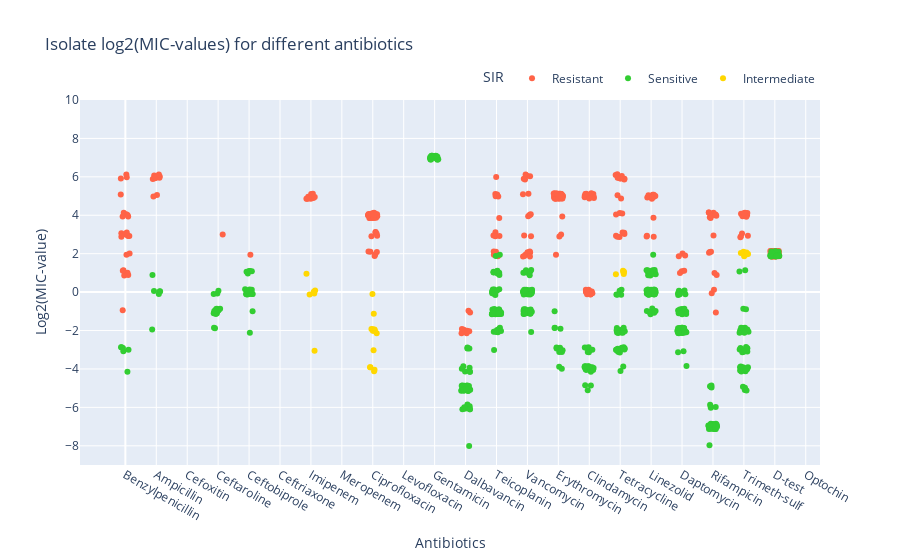

Here is the notebook cell this chart was saved with:
### Code cell
def main():
    # Load files
    chosen_isolates_list = pd.read_csv("Chosen_isolates_list.csv")
    CIB = pd.ExcelFile("CIB_TF-data_AllIsolates_20230302.xlsx")
    matrix_EU = pd.read_excel(CIB, "matrix EU")
    sir_thresholds = json.load(open("sir_thresholds.json"))
    matrix_EU.rename(columns={"Trimethoprim-sulfamethoxazole": "Trimeth-sulf"}, inplace=True)
    
    # Select isolates
    chosen_isolates = extract_chosen_isolates(chosen_isolates_list, matrix_EU)
    
    # Concentrations in panel
    concentration_range = [i for i in range(-9, 11)]
    
    # Create array of isolate names and antibiotic names
    #chosen_isolates_names = chosen_isolates_list.values.reshape(1, -1)[0]
    
    antibiotics = list(chosen_isolates.columns[3:])
    
    # Extract all SIRs for an antibiotic.
    chosen_isolates_SIR = extract_SIR(chosen_isolates, antibiotics)
    
    # Remove the tuples that have None in their SIR data
    filtered_chosen_isolates_SIR = filter_mic_values(chosen_isolates_SIR)
    
    # Count number of isolates per concentration
    isolates_per_concentration_per_antibiotic = count_isolates_per_concentration_per_antibiotic(filtered_chosen_isolates_SIR, concentration_range, antibiotics)
    
    isolates_per_concentration = collect_number_of_isolates_per_concentration(isolates_per_concentration_per_antibiotic, concentration_range)
    
    #stacked_bar_plots(antibiotics, isolates_per_concentration, sir_thresholds)
    
    # Extract the mic-values of each isolate for each antibiotic.
    mic_data = extract_mic_data(filtered_chosen_isolates_SIR, antibiotics)
    
    plotly_dotplot(antibiotics, mic_data)
    dotplot(antibiotics, concentration_range, mic_data)
if __name__ == "__main__":
    main()

### Figure 1 — Plotly figure (JSON) as saved in the notebook; plotly's stock layout.template omitted (floating-point values rounded to 4 significant figures; data arrays with more than 128 entries replaced by an {"elided": "..."} marker saying what was removed)
{"data": [{"hovertemplate": "<b>%{hovertext}</b><br><br>SIR=Resistant<br>Log2(MIC-value)=%{y:.0f}<extra></extra>", "hovertext": {"elided": "347 str values"}, "legendgroup": "Resistant", "marker": {"color": "tomato", "symbol": "circle"}, "mode": "markers", "name": "Resistant", "orientation": "v", "showlegend": true, "type": "scatter", "x": {"elided": "347 float values"}, "xaxis": "x", "y": {"elided": "347 float values"}, "yaxis": "y"}, {"hovertemplate": "<b>%{hovertext}</b><br><br>SIR=Sensitive<br>Log2(MIC-value)=%{y:.0f}<extra></extra>", "hovertext": {"elided": "570 str values"}, "legendgroup": "Sensitive", "marker": {"color": "limegreen", "symbol": "circle"}, "mode": "markers", "name": "Sensitive", "orientation": "v", "showlegend": true, "type": "scatter", "x": {"elided": "570 float values"}, "xaxis": "x", "y": {"elided": "570 float values"}, "yaxis": "y"}, {"hovertemplate": "<b>%{hovertext}</b><br><br>SIR=Intermediate<br>Log2(MIC-value)=%{y:.0f}<extra></extra>", "hovertext": ["HV37", "HV540", "QM1391", "QM1246", "AR0795", "AR0800", "QM014", "QM085", "QM086", "QM895", "HV146", "HV156", "HV975", "HV615", "HV414", "HV681", "HV509", "HV517", "QM1450", "HV982", "HV146", "QM968", "QM093", "AR0716", "AR0721", "HV953", "QM968", "HV245", "HV277", "HV517", "HV88"], "legendgroup": "Intermediate", "marker": {"color": "gold", "symbol": "circle"}, "mode": "markers", "name": "Intermediate", "orientation": "v", "showlegend": true, "type": "scatter", "x": [5.958, 6.135, 6.117, 6.107, 5.856, 6.093, 8.002, 8.056, 7.956, 7.99, 8.044, 8.126, 7.998, 8.066, 7.925, 8.042, 7.911, 8.056, 8.032, 8.026, 15.86, 16.11, 16.09, 16.12, 16.12, 20.07, 20.13, 20.01, 19.9, 19.99, 20.08], "xaxis": "x", "y": [-0.1242, 0.07949, -3.053, -0.07216, 0.9539, 0.01505, -2.007, -1.941, -1.916, -0.09419, -2.009, -2.144, -1.935, -1.992, -3.911, -4.122, -3.911, -4.041, -1.132, -3.03, 0.925, 1.018, 1.116, 0.9446, 1.057, 1.959, 1.987, 1.872, 2.034, 2.106, 2.061], "yaxis": "y"}], "layout": {"legend": {"orientation": "h", "title": {"text": "SIR"}, "tracegroupgap": 0, "x": 1, "xanchor": "right", "y": 1.02, "yanchor": "bottom"}, "title": {"text": "Isolate log2(MIC-values) for different antibiotics"}, "xaxis": {"anchor": "y", "domain": [0, 1], "tickmode": "array", "ticktext": ["Benzylpenicillin", "Ampicillin", "Cefoxitin", "Ceftaroline", "Ceftobiprole", "Ceftriaxone", "Imipenem", "Meropenem", "Ciprofloxacin", "Levofloxacin", "Gentamicin", "Dalbavancin", "Teicoplanin", "Vancomycin", "Erythromycin", "Clindamycin", "Tetracycline", "Linezolid", "Daptomycin", "Rifampicin", "Trimeth-sulf", "D-test", "Optochin"], "tickvals": [0, 1, 2, 3, 4, 5, 6, 7, 8, 9, 10, 11, 12, 13, 14, 15, 16, 17, 18, 19, 20, 21, 22], "title": {"text": "Antibiotics"}}, "yaxis": {"anchor": "x", "domain": [0, 1], "range": [-9, 10], "title": {"text": "Log2(MIC-value)"}}}}
